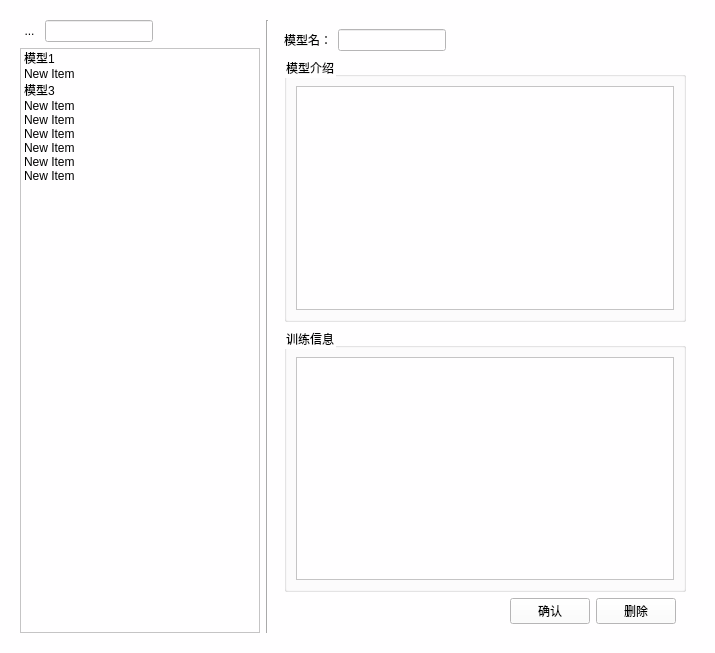
<?xml version="1.0" encoding="UTF-8"?>
<ui version="4.0">
 <class>Form</class>
 <widget class="QWidget" name="Form">
  <property name="geometry">
   <rect>
    <x>0</x>
    <y>0</y>
    <width>715</width>
    <height>653</height>
   </rect>
  </property>
  <property name="windowTitle">
   <string>查看模型</string>
  </property>
  <property name="styleSheet">
   <string notr="true">background-color: rgb(255,254,255)</string>
  </property>
  <layout class="QGridLayout" name="gridLayout_3">
   <item row="1" column="0">
    <widget class="QFrame" name="frame">
     <property name="frameShape">
      <enum>QFrame::NoFrame</enum>
     </property>
     <property name="frameShadow">
      <enum>QFrame::Raised</enum>
     </property>
     <layout class="QHBoxLayout" name="horizontalLayout_4" stretch="40,0,70">
      <item>
       <layout class="QVBoxLayout" name="verticalLayout">
        <item>
         <layout class="QHBoxLayout" name="horizontalLayout">
          <item>
           <widget class="QToolButton" name="toolButton">
            <property name="styleSheet">
             <string notr="true">border: 0px solid</string>
            </property>
            <property name="text">
             <string>...</string>
            </property>
           </widget>
          </item>
          <item>
           <widget class="QLineEdit" name="lineEdit_search"/>
          </item>
          <item>
           <spacer name="horizontalSpacer">
            <property name="orientation">
             <enum>Qt::Horizontal</enum>
            </property>
            <property name="sizeHint" stdset="0">
             <size>
              <width>40</width>
              <height>20</height>
             </size>
            </property>
           </spacer>
          </item>
         </layout>
        </item>
        <item>
         <widget class="QListWidget" name="listWidget">
          <item>
           <property name="text">
            <string>模型1</string>
           </property>
           <property name="icon">
            <iconset>
             <normaloff>../../../../../../Pictures/图标/17292.ICO/互联网/mail/mail/MISC1094.ICO</normaloff>../../../../../../Pictures/图标/17292.ICO/互联网/mail/mail/MISC1094.ICO</iconset>
           </property>
          </item>
          <item>
           <property name="text">
            <string>New Item</string>
           </property>
           <property name="icon">
            <iconset>
             <normaloff>../../../../../../Pictures/图标/17292.ICO/互联网/mail/mail/MISC1095.ICO</normaloff>../../../../../../Pictures/图标/17292.ICO/互联网/mail/mail/MISC1095.ICO</iconset>
           </property>
          </item>
          <item>
           <property name="text">
            <string>模型3</string>
           </property>
           <property name="icon">
            <iconset>
             <normaloff>../../../../../../Pictures/图标/17292.ICO/互联网/mail/mail/MISC1099.ICO</normaloff>../../../../../../Pictures/图标/17292.ICO/互联网/mail/mail/MISC1099.ICO</iconset>
           </property>
          </item>
          <item>
           <property name="text">
            <string>New Item</string>
           </property>
           <property name="icon">
            <iconset>
             <normaloff>../../../../../../Pictures/图标/17292.ICO/办公/彩色显示器/Blueberry.ico</normaloff>../../../../../../Pictures/图标/17292.ICO/办公/彩色显示器/Blueberry.ico</iconset>
           </property>
          </item>
          <item>
           <property name="text">
            <string>New Item</string>
           </property>
          </item>
          <item>
           <property name="text">
            <string>New Item</string>
           </property>
          </item>
          <item>
           <property name="text">
            <string>New Item</string>
           </property>
          </item>
          <item>
           <property name="text">
            <string>New Item</string>
           </property>
          </item>
          <item>
           <property name="text">
            <string>New Item</string>
           </property>
          </item>
         </widget>
        </item>
       </layout>
      </item>
      <item>
       <widget class="Line" name="line">
        <property name="orientation">
         <enum>Qt::Vertical</enum>
        </property>
       </widget>
      </item>
      <item>
       <widget class="QFrame" name="frame_2">
        <property name="frameShape">
         <enum>QFrame::NoFrame</enum>
        </property>
        <property name="frameShadow">
         <enum>QFrame::Plain</enum>
        </property>
        <layout class="QGridLayout" name="gridLayout_4">
         <item row="0" column="0">
          <layout class="QHBoxLayout" name="horizontalLayout_2" stretch="0,0,0">
           <property name="leftMargin">
            <number>0</number>
           </property>
           <property name="rightMargin">
            <number>10</number>
           </property>
           <item>
            <widget class="QLabel" name="label_2">
             <property name="text">
              <string>模型名：</string>
             </property>
            </widget>
           </item>
           <item>
            <widget class="QLineEdit" name="lineEdit_modelName">
             <property name="sizePolicy">
              <sizepolicy hsizetype="Preferred" vsizetype="Preferred">
               <horstretch>0</horstretch>
               <verstretch>0</verstretch>
              </sizepolicy>
             </property>
            </widget>
           </item>
           <item>
            <spacer name="horizontalSpacer_3">
             <property name="orientation">
              <enum>Qt::Horizontal</enum>
             </property>
             <property name="sizeHint" stdset="0">
              <size>
               <width>40</width>
               <height>20</height>
              </size>
             </property>
            </spacer>
           </item>
          </layout>
         </item>
         <item row="1" column="0">
          <widget class="QGroupBox" name="groupBox_2">
           <property name="title">
            <string>模型介绍</string>
           </property>
           <layout class="QGridLayout" name="gridLayout_2">
            <item row="0" column="0">
             <widget class="QTextEdit" name="textEdit_modelInfo">
              <property name="styleSheet">
               <string notr="true">border-radius: 8px;
QTextEdit::selected{
	border: 1px solid deepskyblue;
}
</string>
              </property>
             </widget>
            </item>
           </layout>
          </widget>
         </item>
         <item row="2" column="0">
          <widget class="QGroupBox" name="groupBox">
           <property name="title">
            <string>训练信息</string>
           </property>
           <layout class="QGridLayout" name="gridLayout">
            <item row="0" column="0">
             <widget class="QTextBrowser" name="textBrowser_trainInfo"/>
            </item>
           </layout>
          </widget>
         </item>
         <item row="3" column="0">
          <layout class="QHBoxLayout" name="horizontalLayout_3" stretch="3,1,1">
           <property name="rightMargin">
            <number>10</number>
           </property>
           <item>
            <spacer name="horizontalSpacer_2">
             <property name="orientation">
              <enum>Qt::Horizontal</enum>
             </property>
             <property name="sizeHint" stdset="0">
              <size>
               <width>40</width>
               <height>20</height>
              </size>
             </property>
            </spacer>
           </item>
           <item>
            <widget class="QPushButton" name="btn_enter">
             <property name="text">
              <string>确认</string>
             </property>
            </widget>
           </item>
           <item>
            <widget class="QPushButton" name="btn_delete">
             <property name="text">
              <string>删除</string>
             </property>
            </widget>
           </item>
          </layout>
         </item>
        </layout>
       </widget>
      </item>
     </layout>
    </widget>
   </item>
  </layout>
 </widget>
 <resources/>
 <connections/>
</ui>
